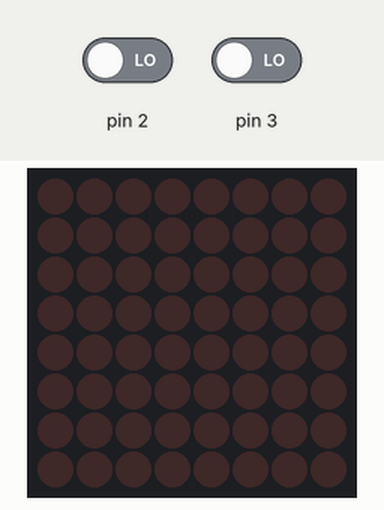
The sketch below on a simulated Arduino Uno, built with avr-gcc and run on an emulated ATmega328P. On the bench: 8×8 LED matrix. The inputs (shaded band) are chosen by the test bench; at power-on: pin 2 LOW, pin 3 LOW.

Above: at 1.2 s.
1.3 s: pin 2 driven HIGH
At 1.35 s:
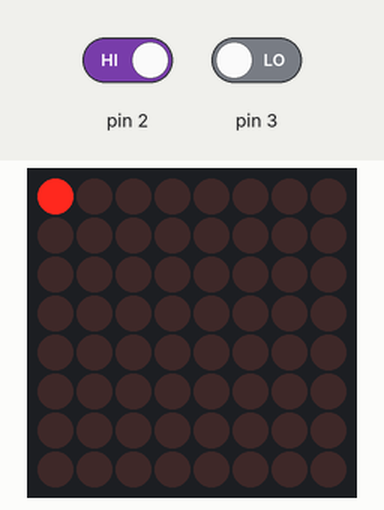
4.3 s: pin 3 driven HIGH
At 8.7 s:
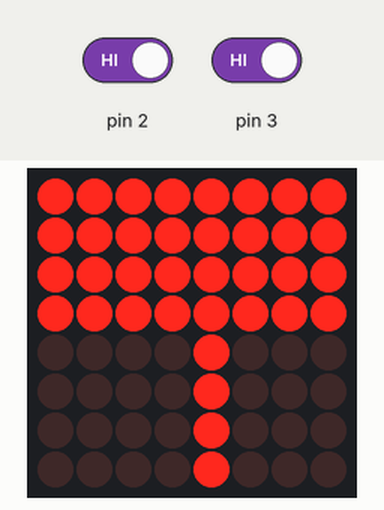
9.1 s: pin 2 driven LOW and pin 3 driven LOW
At 9.9 s:
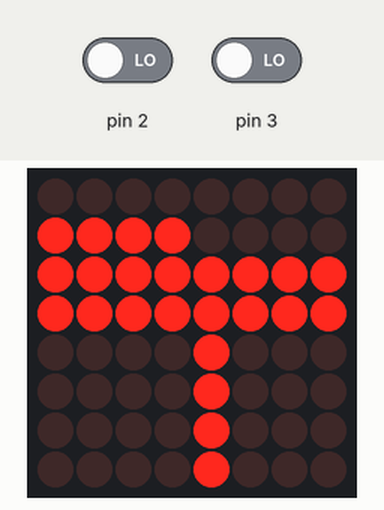
12.1 s: pin 3 driven HIGH
At 12.57 s:
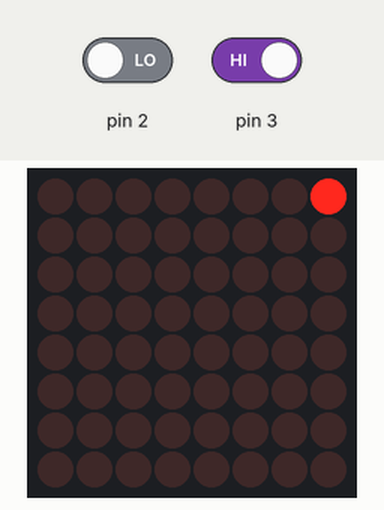
15.1 s: pin 3 driven LOW
18.1 s: pin 2 driven HIGH
At 21.9 s:
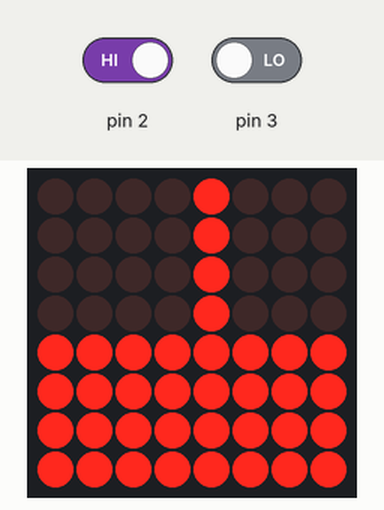

Measured:
- after the input at 1.3 s, the display: changes at once (image 1)
- after the input at 4.3 s, the display: first differs from a run without the input after 0.21 s (image 2 shows a later state)
- after the input at 9.1 s, the display: first changes after 0.21 s (image 3 shows a later state)
- after the input at 12.1 s, the display: first differs from a run without the input after 0.42 s (image 4)
- after the input at 18.1 s, the display: first changes at once (image 5 shows a later state)

The sketch:

fill_rows.ino
```cpp
#include "LedControl.h"

// Set the LED grid pins to specific ports on the Arduino
int DIN = 10;
int CS =  11;
int CLK = 12;

// Keep track of the state of the button.
int leftButtonState;
int rightButtonState;

// Number of rows on the Arduino
int rows = 8;
int columns = 8;
int counter = 0;

// The address is the LED we are currently on - since we only have 1 grid, this will be 0
int address = 0;

// The LED grid object used
LedControl lc=LedControl(DIN,CLK,CS,1);

/**
 * The set up for our grid and buttons.
 */
void setup() {
   /*
   The MAX72XX is in power-saving mode on startup,
   we have to do a wakeup call
   */
  lc.shutdown(address,false);

  // Sets the light intensity of the display
  lc.setIntensity(address,1);

  // Clears the display
  lc.clearDisplay(address);

  // Setting the button pins to input pins
  pinMode(2, INPUT);
  pinMode(3, INPUT);

}

/**
 * Continuously checks for button presses.
 */
void loop() {
  // Read the button states
  leftButtonState = digitalRead(3);
  rightButtonState = digitalRead(2);

  // Checks if left button pressed - left animation
  if(leftButtonState == HIGH){
    writeLeft(counter);
    counter++;

    // Right button - right animation
  } else if(rightButtonState == HIGH){
    writeRight(counter);
    counter++;

    // When the Grid is full - clear
  } else if(counter > rows){
    eraseAll();
    counter = 0;
  }

  /**
   * BONUS CHALLENGE: How can we change the code such that each time we
   * restart the grid fills the opposite way than previous.
   * For example: first go from 0 -> 7, then 7-> 0 and repeat
   */
}

/**
 * Fills a row from left to right.
 */
void writeLeft(int rowToFill){
  // Initially all LEDs are blank.
  byte x = B00000000;

/**
 * Basic principle for left shifts
 *   0000  >> 0001 >> 0010 >> 0110 >> 1110 >> 1111 // The shifted value
 * + 0001             0001    0001    0001         // Add 1 to the end
 * _______________________________________________
 *   0001             0011    0111    1111
 */

  // Iterates through all the rows.
  for(int i = 0; i < rows; i++){
    // Shifts a bit left one
    x << 1;

    // Adds to the end
    x++;

    // Sets a row to the corresponding value
    lc.setRow(address, rowToFill, x);

    // Delays so we can see the animation occur
    delay(100);
  }
}

/**
 * Fills an input row from right to left
 * rowToFill: the row filled
 */
void writeRight(int rowToFill){

/*
 *  Since we are filling from right to left we need to get from
 *  0000 -> 1000 -> 1100 -> 1110 -> 1111
 *
 *  Bit shifting pads a number with 0s. Thus we need to add 1s to the left when bit shifting
 *  *Basic Principle*
 *    0000 >> 1000 >> 0100 >> 0110 >> 0111   our shifted bit: x
 *  + 1000            1000    1000    1000   our added value: add
 *  _______________________________________
 *    1000    1000    1100    1110    1111
 *
 */

  // Added value
  byte add = B10000000;

  // Initial value
  byte x = B00000000;

  // Iterates through the row inputted
  for(int i = 0; i < rows; i++){

    // Shifts x right
    x = x >> 1;

    // Adds the added number
    x += add;

    // Sets the corresponding row to match the bit shifted values
    lc.setRow(address, rowToFill, x);

    // Delays so the image can be seen
    delay(100);
  }
}

/**
 * Once the LED fills up, we create a small animation to clear the screen.
 */
void eraseAll(){
  // We want to iterate through all the rows to clear each row.
  for(int i = 0; i < rows; i++){

    // The initial state of the LEDs (all on)
    byte x = B11111111;

    // Iterate through each column of the LED and clears one LED at a time.
    for(int j = 0; j < columns; j++){

      // Checks if the row is even or odd
      if(i % 2 == 0){

        // even: bit shift right
        x = x >> 1;

      } else {

        //odd: bit shift left
        x = x << 1;

      }

      // Sets the current row the the state of x.
      lc.setRow(address, i, x);

      // Delays so we can see the changes on the LED grid
      delay(50);

    }
  }
}
```
